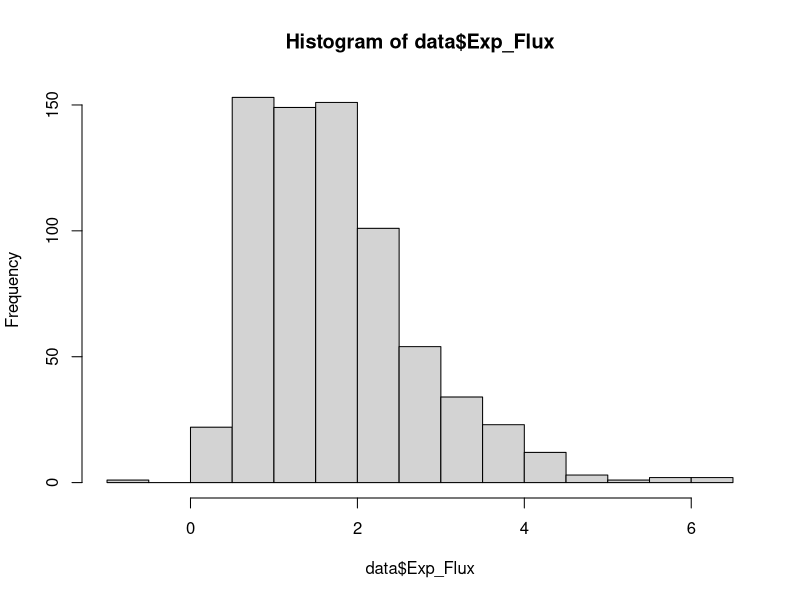
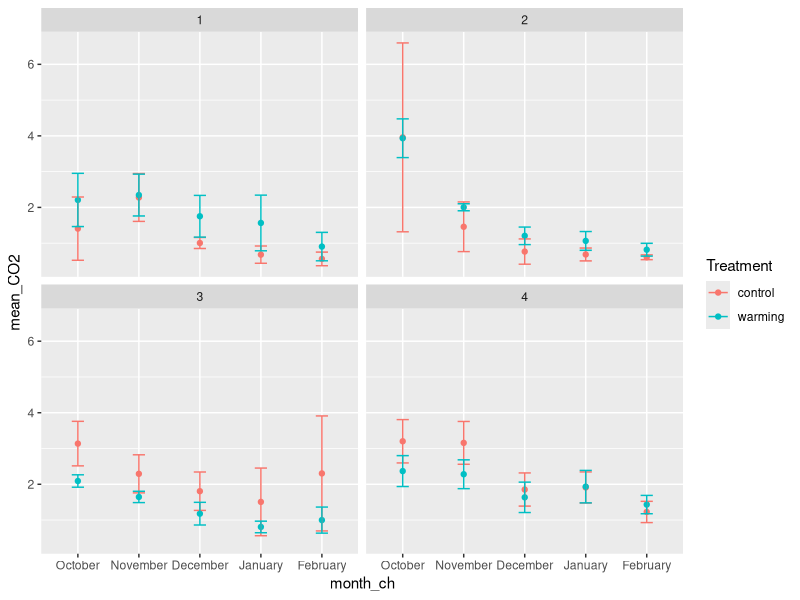

Write R code to recreate these figures, in order.
# Ventisqueros CO2 analysis Fall 2023

library(tidyverse)
library(plotrix)
library(lme4)
library(lmerTest)
library(rstatix)

data <- read.csv("CO2_master_oct2023.csv") ### flux was calculated along with offset using SoilFluxPro software.
head(data)

data$tidydate = ymd_hms(data$Date)

data <- data %>% 
  mutate(Day = date(data$tidydate),
         Hour = hour(data$tidydate),
         Month = month(data$tidydate),
         Year = year(data$tidydate)) 

### inspect CO2 data

min(data$Exp_Flux, na.rm=TRUE)
max(data$Exp_Flux, na.rm=TRUE)

min(data$Exp_R2, na.rm=TRUE) 
max(data$Exp_R2, na.rm=TRUE)

hist(data$Exp_Flux, na.rm=TRUE)

#remove negative fluxes and fluxes with R2 less than 0.8

cleandat <- data %>% 
  filter(Exp_R2 > 0.8) %>% 
  mutate(CO2flux = if_else(Exp_Flux <0, NA, Exp_Flux),
         season = if_else(Month %in% c("10","11","12"), "Wet", "Dry"),
         month_ch = case_when(
           Month == "1" ~ "January",
           Month == "2" ~ "February",
           Month == "10" ~ "October",
           Month == "11" ~ "November",
           Month == "12" ~ "December"
           )
         )


# Plot flux by treatment, month

cleandat %>% 
  mutate(month_ch = fct_relevel(month_ch, "October", "November", "December", "January", "February")) %>% 
  group_by(Treatment, month_ch, Block) %>% 
  summarise(mean_CO2 = mean(CO2flux, na.rm = TRUE),
           sd_CO2 = sd(CO2flux, na.rm=TRUE)) %>% 
  ggplot(aes(x=month_ch, y=mean_CO2, color=Treatment)) +
  geom_point() +
  geom_errorbar(aes(ymin=mean_CO2-sd_CO2, ymax=mean_CO2+sd_CO2), width=.2)+
  facet_wrap(~Block)


CO2aov <- aov(CO2flux~Treatment * month_ch*Block + Error(Collar), data=cleandat)
summary(CO2aov)
## tells me I need to control for block and month in all analyses (to investigate mechanisms behind different C cycling responses)

## https://landscape-agroecology.com/mixed-effects-models-in-r/
CO2lme <-lmer(CO2flux~Treatment *season * Block + (1 | Collar), data=cleandat)
summary(CO2lme)

CO2summary <-
  cleandat %>% 
  group_by(season, Treatment) %>% 
  summarise(
    mean_CO2 = mean(Exp_Flux, na.rm =TRUE),
    sd_CO2 = sd(Exp_Flux, na.rm = TRUE)
  )
write.csv(x=CO2summary, "CO2_summary.csv")  
